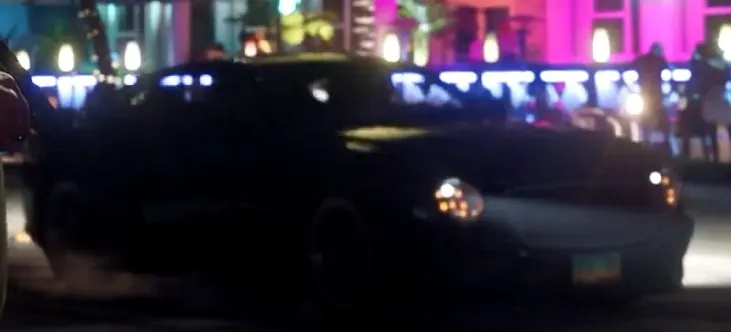
#> input picture docs/catalogue/ascot-paragon.webp, 731 x 332 px
$ python -i catalogue.py   (imports and definitions only)
#> lines starting #> are read from the running program, lines starting #| are printed output that depends on the picture
"""Catalogue complet des véhicules de GTA 6, rangé par catégorie, avec la photo la plus nette disponible.

Sources (relevés du 22/11/2026, dans vendor/catalogue/) :
- gtabase-fiches.json : fiches GTABase (classe, marque, places, vraie voiture, poids, transmission, rapports, autres jeux, photo d'origine).
- gta6guide.json : fiches gta6guide.fr (catégorie, « comment l'obtenir », photo).
Photos candidates pour chaque véhicule : GTABase (original), dépôt public xpbeats00-sudo/gta6-hq, gta6guide.fr.
La photo retenue est la plus nette (variance du laplacien à taille égale, pénalité pour les petites images).

Usage : python3 tools/catalogue.py <dépôt gta6-hq> <dossier cache images> [--images]"""
import csv, json, os, re, subprocess, sys, unicodedata
import numpy as np
from PIL import Image, ImageFilter

ROOT = os.path.dirname(os.path.dirname(os.path.abspath(__file__)))
HQ, CACHE = sys.argv[1], sys.argv[2]
IMAGES = '--images' in sys.argv
# [3 lines not run here, left out]
OUT_IMG = os.path.join(ROOT, 'src', 'catalogue')
# [1 line not run here, left out]
UA = 'Mozilla/5.0 (X11; Linux x86_64) AppleWebKit/537.36 (KHTML, like Gecko) Chrome/124 Safari/537.36'

def norm(s): return re.sub(r'[^a-z0-9]', '', unicodedata.normalize('NFD', (s or '').lower()).encode('ascii', 'ignore').decode())
def slug(s): return re.sub(r'-+', '-', re.sub(r'[^a-z0-9]+', '-', unicodedata.normalize('NFD', s.lower()).encode('ascii', 'ignore').decode())).strip('-')

# ---------- catégories (ordre d'affichage) ----------
GROUPES = [  # id, libellé, type (filtre), classes GTABase
    ('supercars', 'Supercars', 'voitures', ['super']), ('sportives', 'Sportives', 'voitures', ['sports']),
    ('sportives-classiques', 'Sportives classiques', 'voitures', ['sports-classic']), ('muscle', 'Muscle cars', 'voitures', ['muscle']),
    ('coupes', 'Coupés', 'voitures', ['coupes']), ('berlines', 'Berlines', 'voitures', ['sedans', 'compacts']),
    ('suv', 'SUV', 'voitures', ['suvs']), ('tout-terrain', 'Tout-terrain', 'voitures', ['off-road']),
    ('motos', 'Motos', 'motos', ['motorcycles']), ('velos', 'Vélos', 'motos', ['cycles']),
    ('bateaux', 'Bateaux', 'bateaux', ['boats']), ('helicopteres', 'Hélicoptères', 'avions', ['helicopters']), ('avions', 'Avions', 'avions', ['planes']),
    ('urgences', 'Police et urgences', 'autres', ['emergency']), ('militaires', 'Militaires', 'autres', ['military']),
    ('vans', 'Vans et fourgons', 'autres', ['vans']), ('utilitaires', 'Utilitaires', 'autres', ['commercial', 'utility']),
    ('industriels', 'Industriels', 'autres', ['industrial']), ('service', 'Taxis, bus et service', 'autres', ['service'])]
PAR_CLASSE = {c: g for g in GROUPES for c in g[3]}
PRIORITE = ['emergency', 'military', 'helicopters', 'planes', 'boats', 'cycles', 'motorcycles']  # une voiture de police va dans « Police »

# nos 31 fiches détaillées -> catégorie (+ fiche GTABase correspondante quand elle existe)
NOS = {
    'pegassi-infernus': ('sportives-classiques', 'infernus96'), 'bravado-gauntlet-hellfire': ('muscle', 'gauntlethellfire'), 'maibatsu-penumbra-ff': ('sportives', 'penumbraff97'),
    'progen-emerus-royal-ruby': ('supercars', 'emerus'), 'imponte-phoenix-bloodbath': ('muscle', 'phoenix77'),
    'mallard-flammes': ('avions', 'mallard'), 'lapwing-stolen-valor': ('avions', None), 'hauners-ridgway': ('tout-terrain', None),
    'hydroglisseur': ('bateaux', 'airboatfanboat'), 'jet-ski': ('bateaux', 'seashark'), 'vedette': ('bateaux', None), 'moto-sportive': ('motos', None),
    'dinka-enduro': ('motos', 'enduro72'), 'kayak-crest': ('bateaux', 'kayak'), 'mammoth-dodo': ('avions', 'dodo'), 'jets-militaires': ('avions', None),
    'helicoptere-toits': ('helicopteres', None), 'shitzu-squalo': ('bateaux', 'squalo'), 'bombora-s23': ('bateaux', 's23ccs'),
    'vapid-stanier-55': ('berlines', 'stanier55'), 'grotti-cheetah-95': ('sportives-classiques', 'cheetah95'), 'vapid-dominator-buggy': ('tout-terrain', 'dominator67buggy'),
    'vapid-ganado': ('muscle', 'ganado70'), 'pfister-comet-s2': ('sportives', 'comets2cabrio'), 'jobuilt-hauler': ('utilitaires', 'hauler'),
    'obey-tailgater-s': ('berlines', 'tailgaters'), 'imponte-ruiner': ('muscle', 'ruiner82'), 'maibatsu-penumbra-shirley': ('sportives', 'penumbra'),
    'pegassi-tempesta': ('supercars', 'tempesta'), 'granforma-zorrusso': ('supercars', 'zorrusso')}
DEJA = {k for _, k in NOS.values() if k}
VRAIES_MARQUES = re.compile(r'^(Azimut|Bavaria|BTN|Frauscher|Highfield|Lurssen|Shipyard|Crusader|Skater|Mercedes|Suzuki|Audi|Ford|International|Chevrolet|Dodge|Hitachi|Lamborghini|Buick|Toyota|Honda|Porsche|BMW|Nissan|GE|Sea Ray)\b', re.I)
# photos vérifiées à l'œil et écartées (floues, trop sombres, véhicule masqué ou illustration) : le véhicule garde sa silhouette
PHOTOS_REJETEES = {
    'obey-omnis-e-gt', 'vapid-caracara', 'dingus-como', 'declasse-granger', 'ubermacht-sentinel-xs', 'bravado-gauntlet-custom-69', 'vapid-slamvan-56',
    'willard-lasso-90', 'grotti-itali-gto', 'osprey-journey-78', 'vapid-dominator-gtx', 'mer-can-blast', 'pegassi-speeder', 'buckingham-windsor',
    'mammoth-streamer216', 'pegassi-bati-801', 'rb-s-ii', 'vapid-sandking-xl', 'obey-tailgater', 'lampadati-novak', 'vapid-liberator', 'vapid-stanier-98',
    'brute-tipper-6-wheels', 'canis-seminole-frontier', 'ubermacht-apoc', 'swamp-blaster', 'nagasaki-tao', 'maibatsu-caddy-82', 'maibatsu-iota',
    'endurex-race-bike', 'principe-lectro', 'metromule', 'bravado-dorado', 'dinka-b3000-excavator', 'hvy-airtug', 'fishing-boat', 'karin-asterope-gz', 'pegassi-vitello'}
TRANS = {'propulsion arrière': 'propulsion', 'traction avant': 'traction', '4x4': 'quatre roues motrices'}

# ---------- fusion GTABase + gta6guide ----------
g6 = {}
# [4 lines not run here, left out]

cat = {}
# [14 lines not run here, left out]

# ---------- netteté des images ----------
LAPL = ImageFilter.Kernel((3, 3), [0, 1, 0, 1, -4, 1, 0, 1, 0], 1, 128)
def nettete(path):
#> called with path = '../docs/catalogue/ascot-paragon.webp'
    try:
        im = Image.open(path).convert('L')
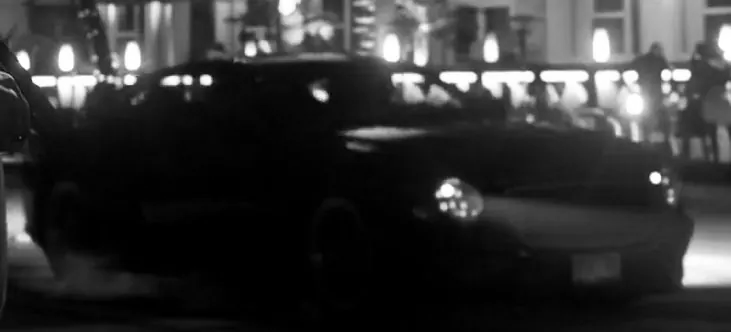
#> im: PIL image 731x332 L; min 0, max 255, mean 52.4
    except Exception:
        return 0, (0, 0)
    w, h = im.size
#> w = 731; h = 332
    if w < 200 or h < 100: return 0, (w, h)
    t = im.resize((640, max(1, int(640 * h / w))), Image.LANCZOS)
    a = np.asarray(t.filter(LAPL), dtype=np.float32)
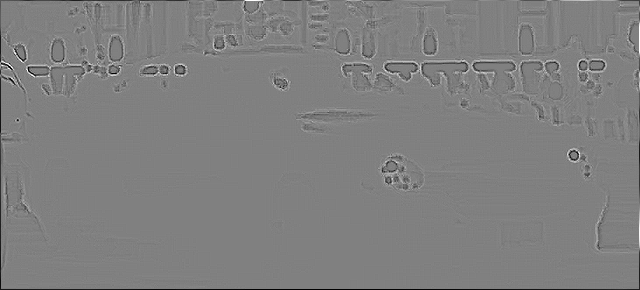
#> a: shape (290, 640) float32; min 0, max 255, mean 127.4
    return float(a.var()) * min(1.0, w / 900) ** 1.2, (w, h)   # une petite image agrandie est floue : on la pénalise

# [5 lines left out: function telecharger, not called in this run]

ORIG = {}
# [2 lines not run here, left out]
# [1 line that did not run here, left out]
# [27 lines left out: functions credit_hq, candidats, meilleure, not called in this run]

def enregistrer(src, dest):
    im = Image.open(src).convert('RGB'); im.thumbnail((1280, 1280))
    im.save(dest, 'WEBP', quality=80, method=6)

# [13 lines left out: function resume, not called in this run]

LIB = {g[0]: g[1] for g in GROUPES}
liste = []
# [16 lines not run here, left out]

# ---------- photos ajoutées à la main (data/catalogue-photos-extra.json) : rendus 4K du GTA Wiki et rendus GTABase vérifiés à l'œil ----------
EXTRA_P = os.path.join(ROOT, 'data/catalogue-photos-extra.json')
# [5 lines not run here, left out]

# ---------- nos 31 fiches : catégorie et infos (leurs photos restent celles choisies à la main) ----------
fiches = {}
# [8 lines not run here, left out]

utiles = {x['img'] for x in liste if x.get('img')} | {d['img'] for d in fiches.values() if d.get('img')}
# [6 lines not run here, left out]

>>> result = nettete('../docs/catalogue/ascot-paragon.webp')
#> result = (119.4, (731, 332))

$ run again, on docs/catalogue/declasse-impaler-20.webp
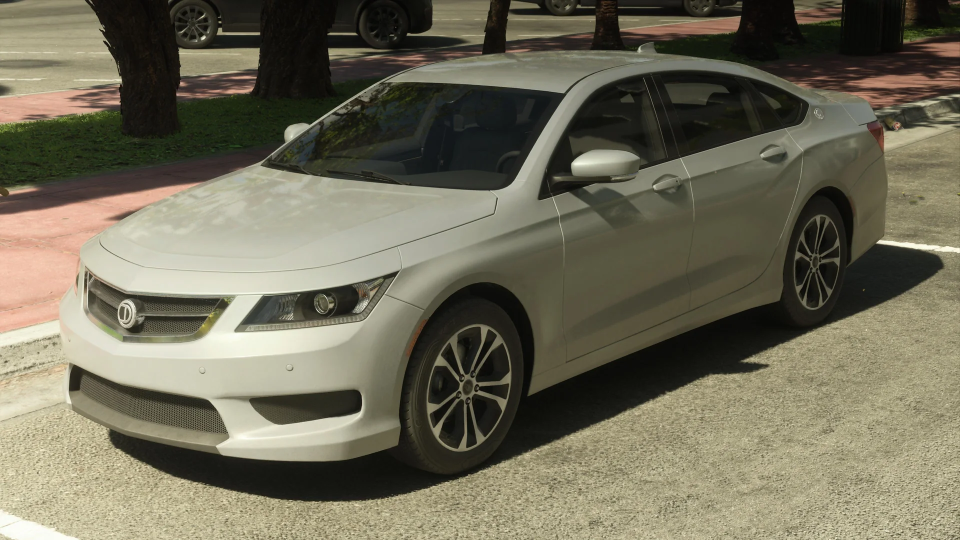
#> input picture docs/catalogue/declasse-impaler-20.webp, 1920 x 1080 px (shown at 1/2 size)
#> in nettete, `t = im.resize((640, max(1, int(640 * h / w))), Image.LANCZOS)`:
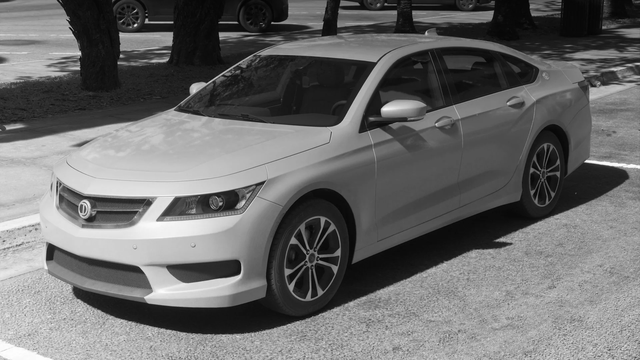
#> t: PIL image 640x360 L; min 0, max 255, mean 107.4
#> in nettete, `a = np.asarray(t.filter(LAPL), dtype=np.float32)`:
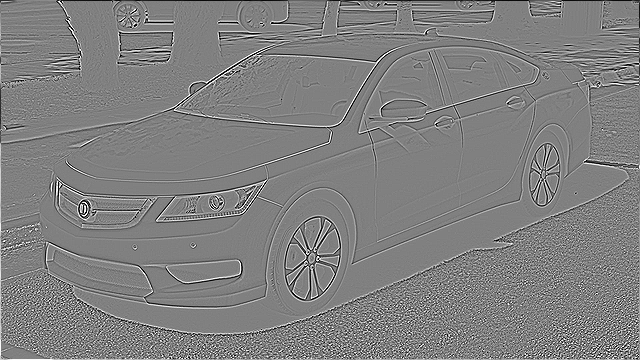
#> a: shape (360, 640) float32; min 0, max 255, mean 128
#> result = (976.8, (1920, 1080))
